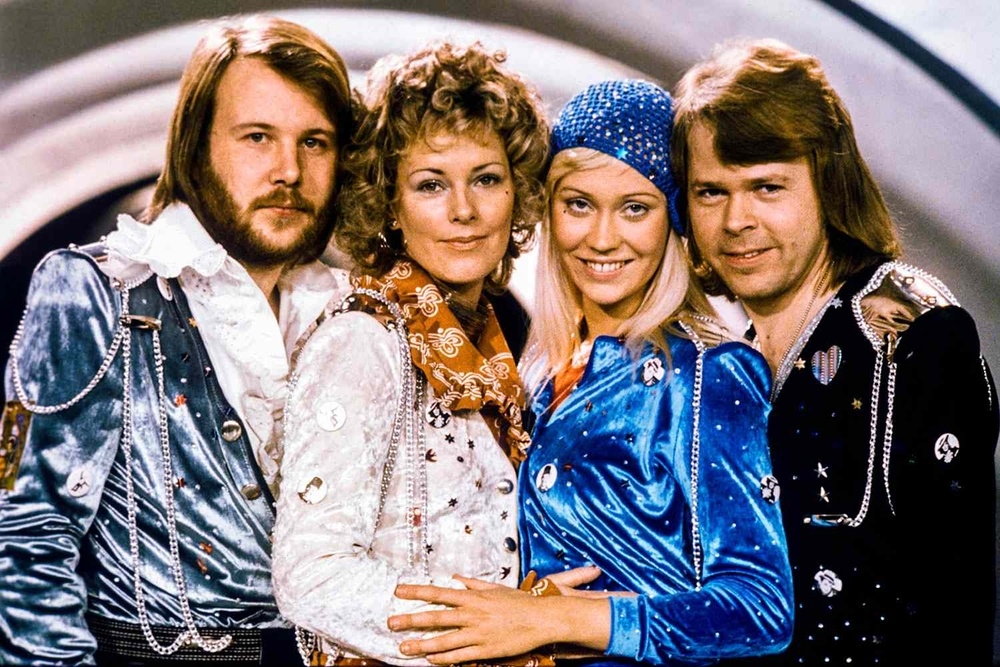
#> input picture Uploads/abba.jpg, 1000 x 667 px, shrunk from 1500 x 1000 before the run, found by its file name
$ python face_find.py   (older library calls are emulated)
#> lines starting #> are read from the running program, lines starting #| are printed output that depends on the picture; after the words box and inside, x2 and y2 are one past the last pixel; in counts of white or black regions, pixels touching at a corner belong together
import sys

import cv2
import cv

# # Get user supplied values
# #img oath
imagePath = "Desktop\\abba.jpg"
# # the cascade is just an XML file that contains the data to detect faces.
cascPath = "haarcascade_frontalface_default.xml"
#
# # Create the haar cascade
faceCascade = cv2.CascadeClassifier(cascPath)
#
# # Read the image
image = cv2.imread(imagePath)
#> image is the input picture: shape (667, 1000, 3); mean B, G, R 120.4, 118.2, 128
gray = cv2.cvtColor(image, cv2.COLOR_BGR2GRAY)
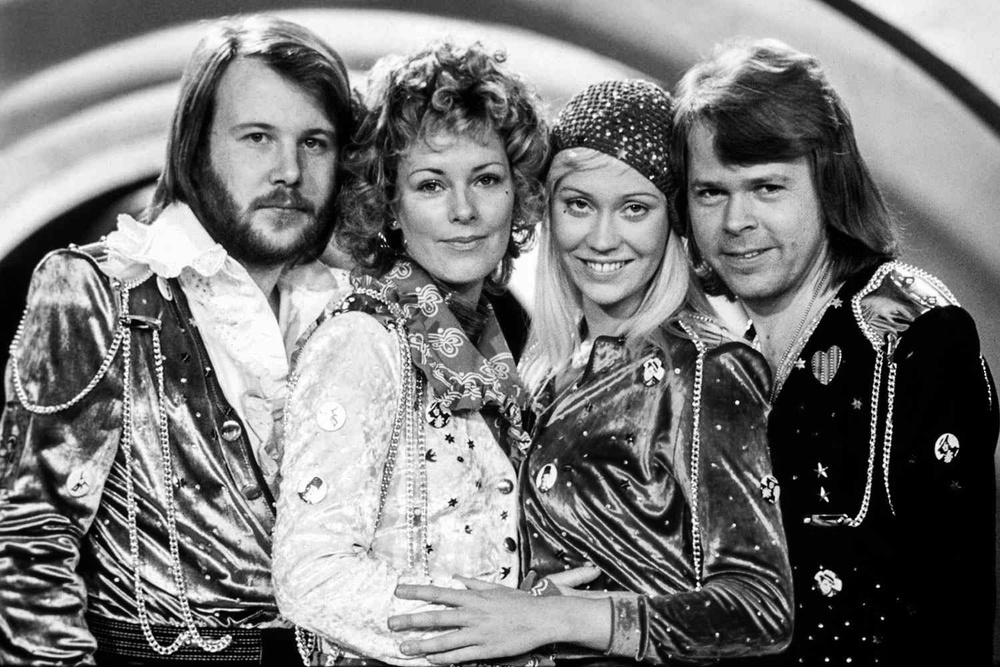
#> gray: shape (667, 1000); min 0, max 255, mean 121.4
#
# # Detect faces in the image- using the gray scale to find it
faces = faceCascade.detectMultiScale(
    gray,
     scaleFactor=1.1,
     minNeighbors=5,
     minSize=(30, 30),
     flags = cv2.cv.CV_HAAR_SCALE_IMAGE
 )
#> faces = [[842, 276, 52, 52], [460, 460, 73, 73], [390, 129, 140, 140], [206, 80, 155, 155], [537, 154, 139, 139], [669, 132, 153, 153]]
#
print("Found {0} faces!".format(len(faces)))
#| Found 6 faces!
#
# # Draw a rectangle around the faces
for (x, y, w, h) in faces:
    cv2.rectangle(image, (x, y), (x+w, y+h), (0, 255, 0), 2)
#> this loop made 6 passes
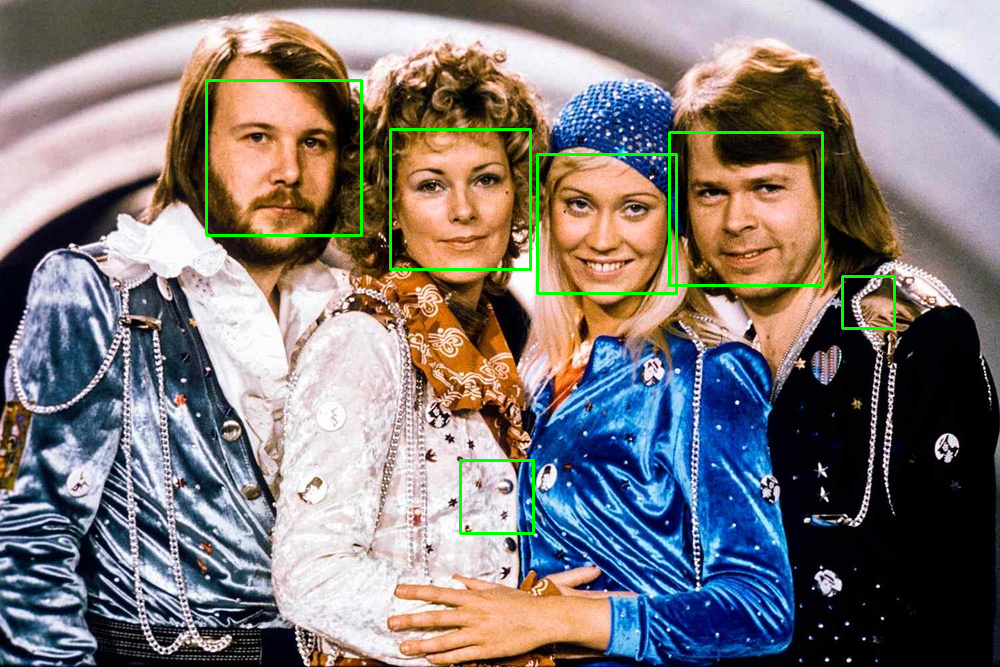
#> image: shape (667, 1000, 3); 1.27% of pixels changed, all inside (x1, y1, x2, y2) = (205, 79, 896, 535)
#
#
cv2.imshow("Faces found", image)
cv2.waitKey(0)

$ run again, with Uploads/BTWL7651.JPG copied over Uploads/abba.jpg
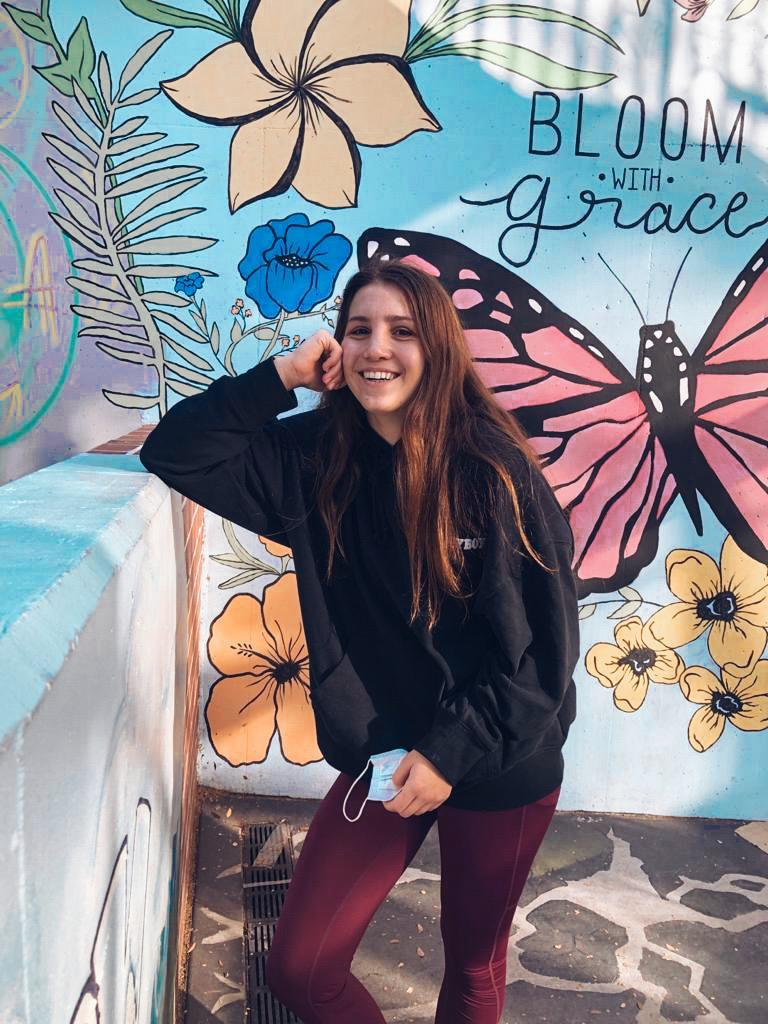
#> input picture Uploads/BTWL7651.JPG, 768 x 1024 px, found by its file name
#> image is the input picture: shape (1024, 768, 3); mean B, G, R 140.8, 134.3, 133.5
#> `gray = cv2.cvtColor(image, cv2.COLOR_BGR2GRAY)`:
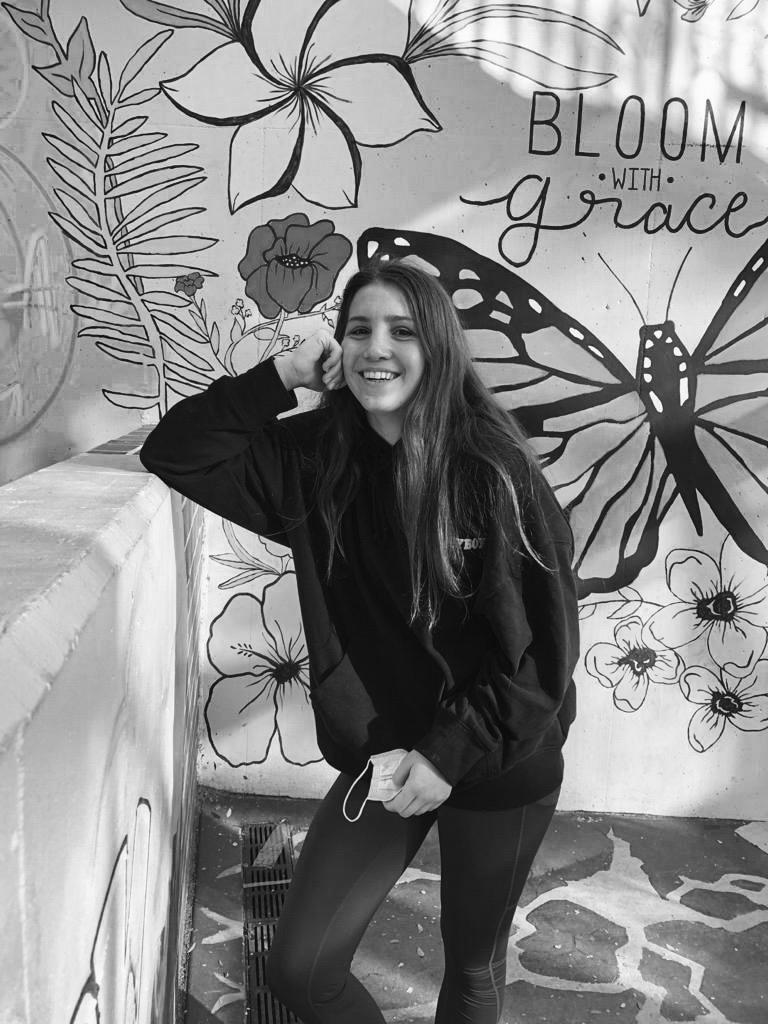
#> gray: shape (1024, 768); min 0, max 255, mean 134.8
#> faces = [[323, 285, 115, 115]]
#| Found 1 faces!
#> the loop `for (x, y, w, h) in faces:` made 1 pass
#> after the loop `for (x, y, w, h) in faces:`:
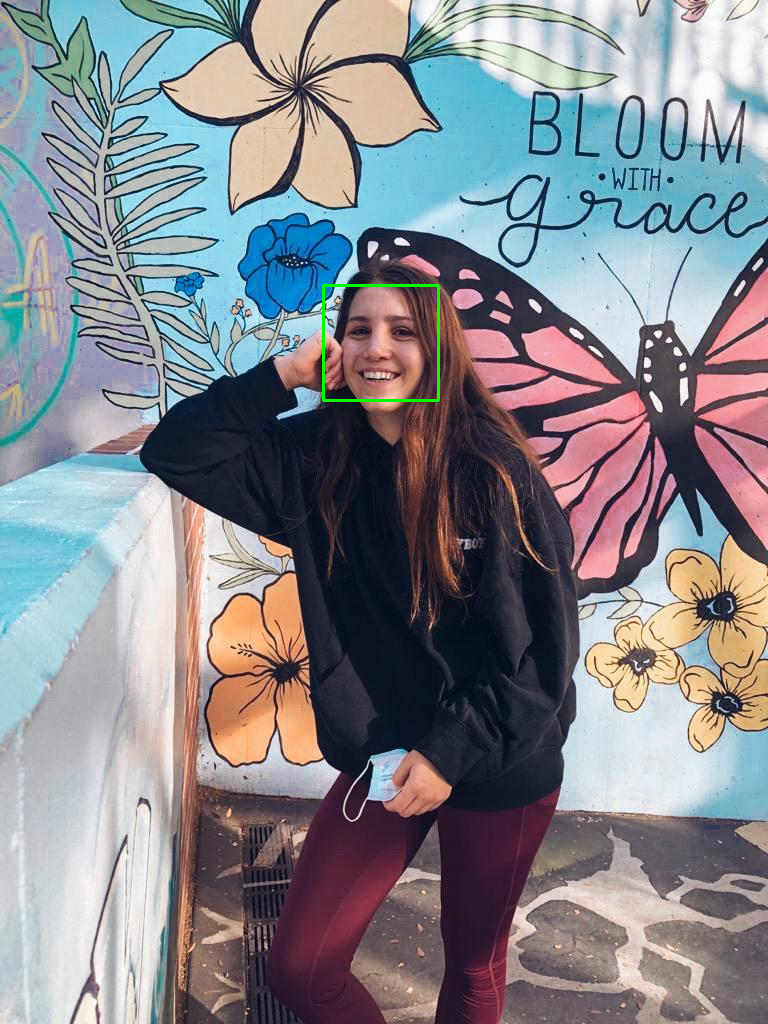
#> image: shape (1024, 768, 3); 0.17% of pixels changed, all inside (x1, y1, x2, y2) = (322, 284, 440, 402)

$ run again, with Uploads/IMG_6073.JPG copied over Uploads/abba.jpg
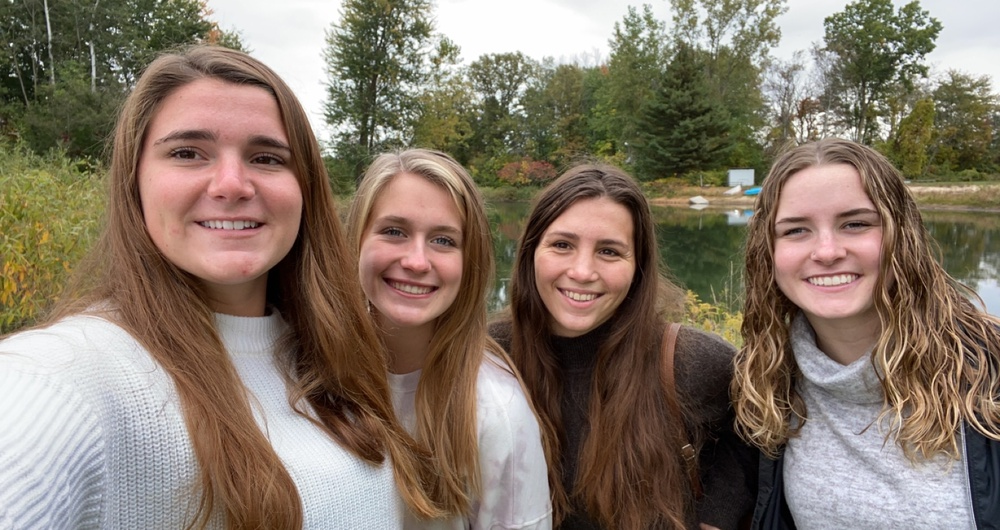
#> input picture Uploads/IMG_6073.JPG, 1000 x 530 px, shrunk from 1792 x 950 before the run, found by its file name
#> image is the input picture: shape (530, 1000, 3); mean B, G, R 103.5, 117.8, 132.1
#> `gray = cv2.cvtColor(image, cv2.COLOR_BGR2GRAY)`:
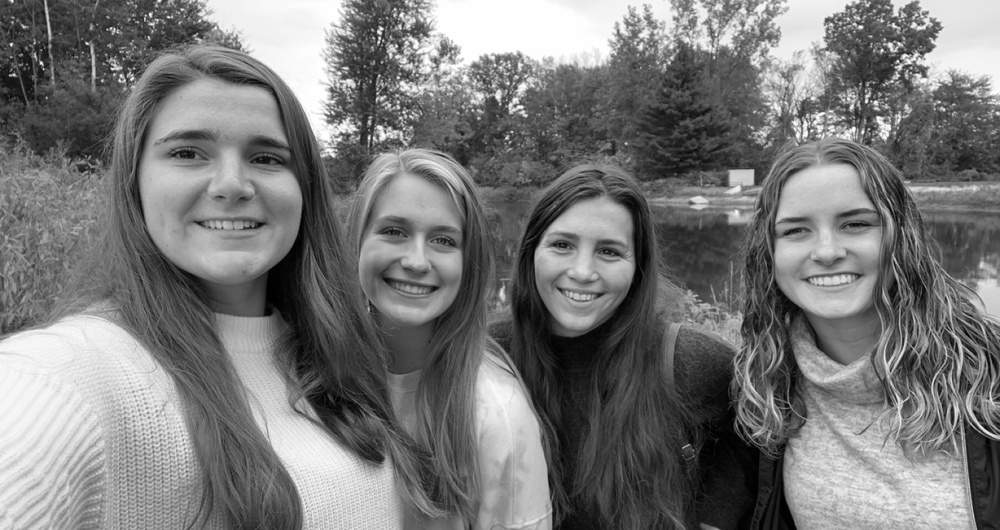
#> gray: shape (530, 1000); min 0, max 255, mean 120.4
#> faces = [[523, 200, 123, 123], [756, 169, 146, 146], [339, 178, 147, 147], [126, 77, 198, 198]]
#| Found 4 faces!
#> the loop `for (x, y, w, h) in faces:` made 4 passes
#> after the loop `for (x, y, w, h) in faces:`:
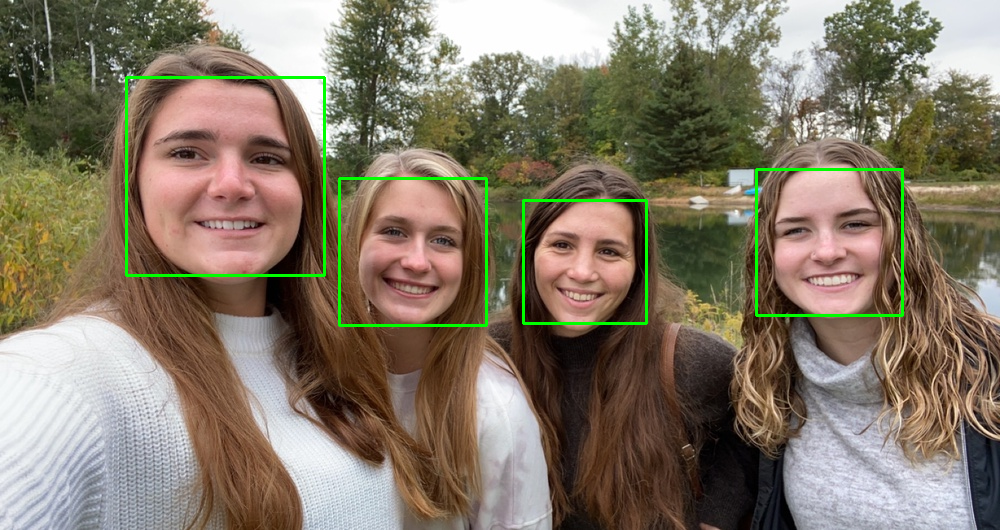
#> image: shape (530, 1000, 3); 1.39% of pixels changed, all inside (x1, y1, x2, y2) = (125, 76, 904, 327)
